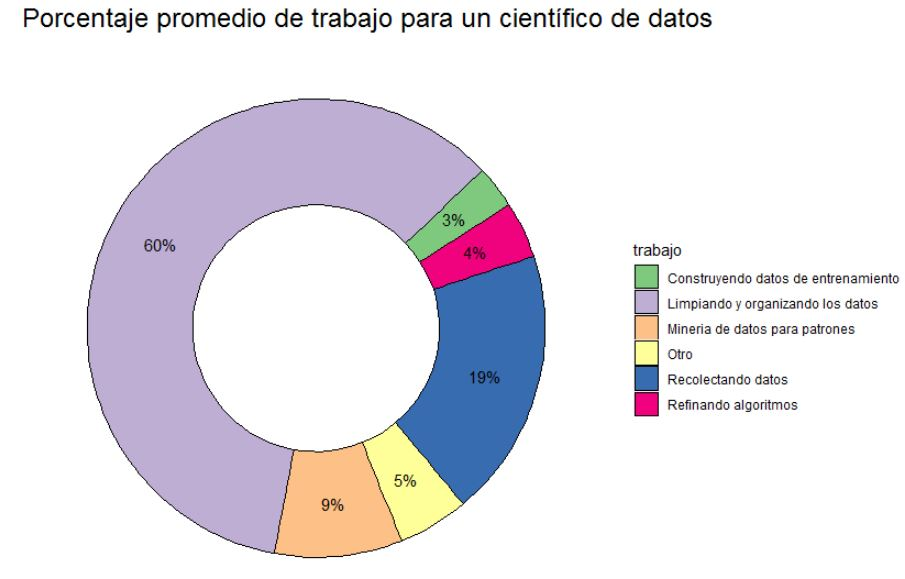

Source code (R):
#cargar librerias
library(readr)
library(ggplot2)
library(dplyr)

#cargar datos 
setwd("C:/Users/Cristal Rivera P/Documents/DABIA")
trabajo_data <- read_csv("General/work_data.csv")
View(trabajo_data)


# Grafico de Dona
donut <- ggplot(trabajo_data, aes(x=2, y=porcentaje,fill=trabajo)) +
  geom_col(color="black") +
  geom_text(aes(label=paste0(round(porcentaje*100,2),"%")),position = position_stack(vjust = 0.5),size=4)+
  theme(panel.background = element_blank(),
        axis.line = element_blank(),
        axis.text = element_blank(),
        axis.ticks = element_blank(),
        axis.title=element_blank(),
        plot.title = element_text(hjust=0,size=18,vjust = 0))+
  ggtitle("Porcentaje promedio de trabajo para un científico de datos")+
  scale_fill_brewer(palette="Accent") +
  coord_polar(theta="y",start=1) +
  xlim(c(0.5, 2.5)) 


#imprimir grafico 
donut
